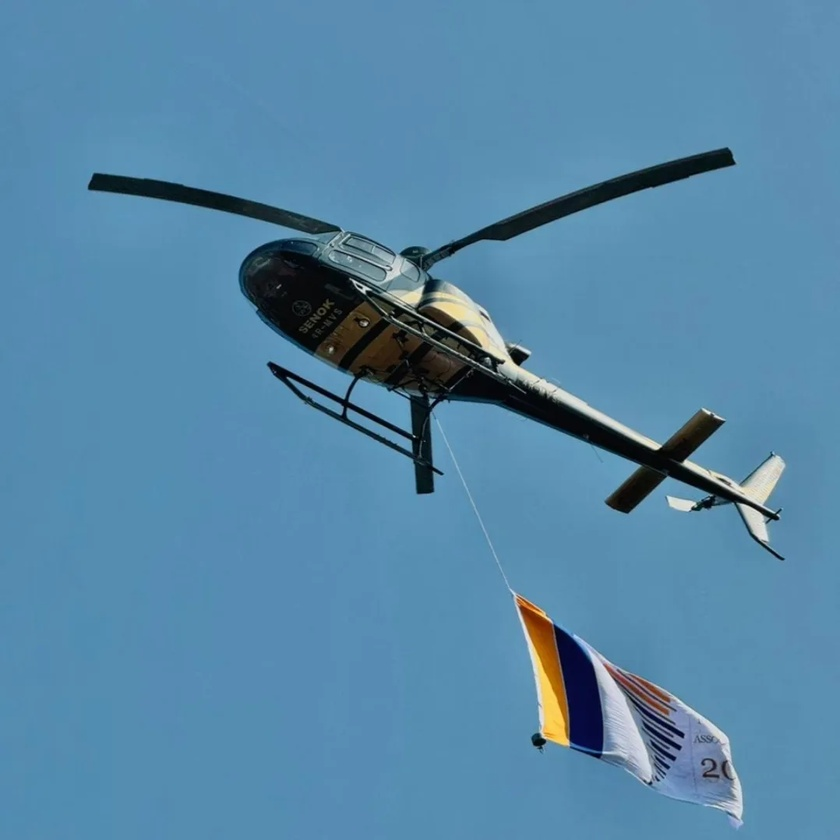
#> input picture image1.jpg, 840 x 840 px, shrunk from 1078 x 1078 before the run
$ python draw.py
#> lines starting #> are read from the running program, lines starting #| are printed output that depends on the picture; after the words box and inside, x2 and y2 are one past the last pixel; in counts of white or black regions, pixels touching at a corner belong together
import cv2 as cv
import matplotlib.pyplot as plt
import numpy as np

img = cv.imread("image1.jpg")
#> img is the input picture: shape (840, 840, 3); mean B, G, R 166.3, 134.6, 86.2

if img is None:
    print("Error: Could not read the image. Check the file path.")
else:
    cv.imshow("image", img)

    # Creating the mask shape
    # The mask must be a single-channel, grayscale image
    blank = np.zeros(img.shape[:2], dtype="uint8")
    # Corrected dimensions for the rectangle
    masked_shape = cv.rectangle(blank, (500, 500), (img.shape[1] // 4, img.shape[0] // 4), 255, -1)
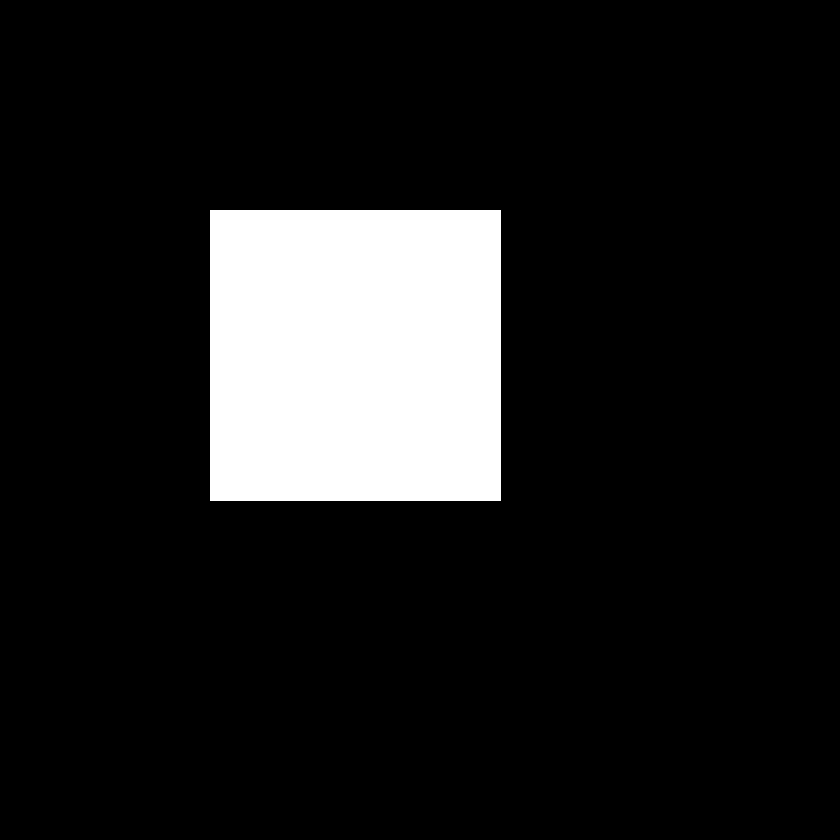
#> blank: shape (840, 840); 12% white; 1 white region, box (x1, y1, x2, y2) and area: (210, 210, 501, 501) 84681

    # Creating grayscale image
    gray = cv.cvtColor(img, cv.COLOR_BGR2GRAY)
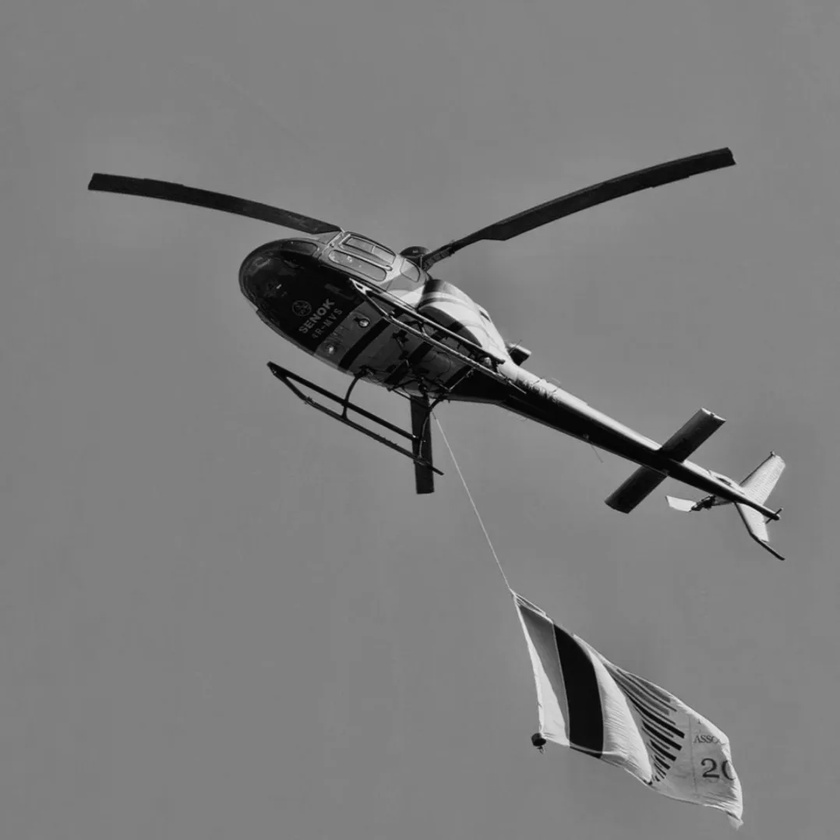
#> gray: shape (840, 840); min 0, max 236, mean 123.7
    cv.imshow("gray",gray)

    # Masking the image
    masked = cv.bitwise_and(img, img, mask=masked_shape)
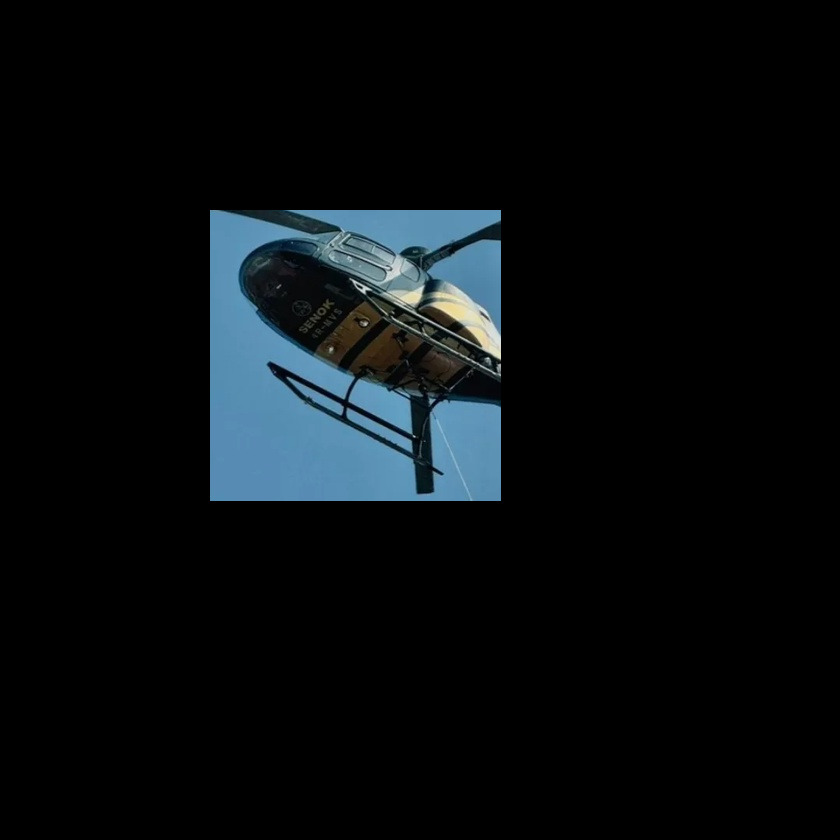
#> masked: shape (840, 840, 3); mean B, G, R 15.3, 12.9, 8.7
    cv.imshow("masked", masked)

    # The `mask` parameter in `cv.calcHist` must be the mask itself,
    # not the masked image. The masked image is for display purposes.
    gray_hist = cv.calcHist([gray], [0], masked_shape, [256], [0, 256])
#> gray_hist = 256 values, max 7032 at index 128, min 0 at index 228, mean 330.8

    plt.figure()
    plt.title("Masked Grayscale Histogram")
    plt.xlabel("Bins")
    plt.ylabel("# of pixels")
    plt.plot(gray_hist)
    plt.xlim([0, 256])

    plt.show()
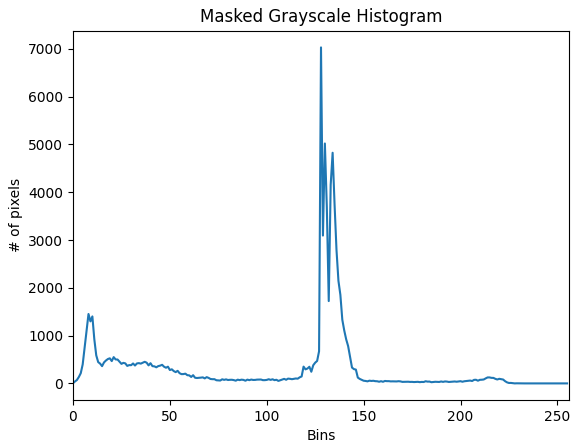
#> figure drawn by matplotlib, 1 panel; curve peaks at x = 128, y = 7032

    # # --- Uncommented and Fixed Color Histogram section ---

    plt.figure()
    plt.title("Color Histogram (BGR)")
    plt.xlabel("Bins")
    plt.ylabel("# of pixels")
    colors = ("b", "g", "r") # OpenCV's default color order is BGR
    for i, col in enumerate(colors):
        # We calculate the histogram on the original color image
        hist = cv.calcHist([img], [i], masked_shape, [256], [0, 256])
        plt.plot(hist, color=col)
        plt.xlim([0, 256])

    plt.show()
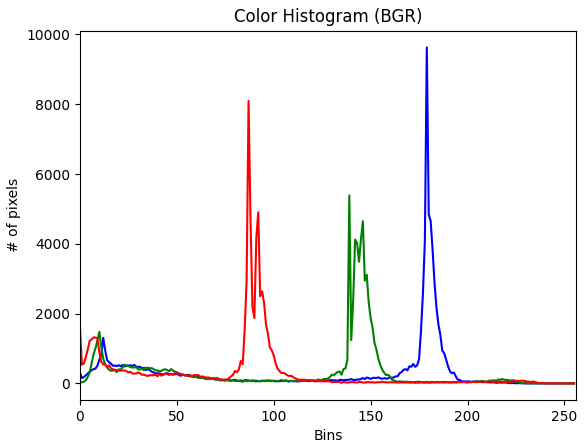
#> figure drawn by matplotlib, 1 panel; curve peaks at x = 179, y = 9629; curve peaks at x = 139, y = 5385; curve peaks at x = 87, y = 8094

    cv.waitKey(0)
    cv.destroyAllWindows()

$ run again, with image2.jpg copied over image1.jpg
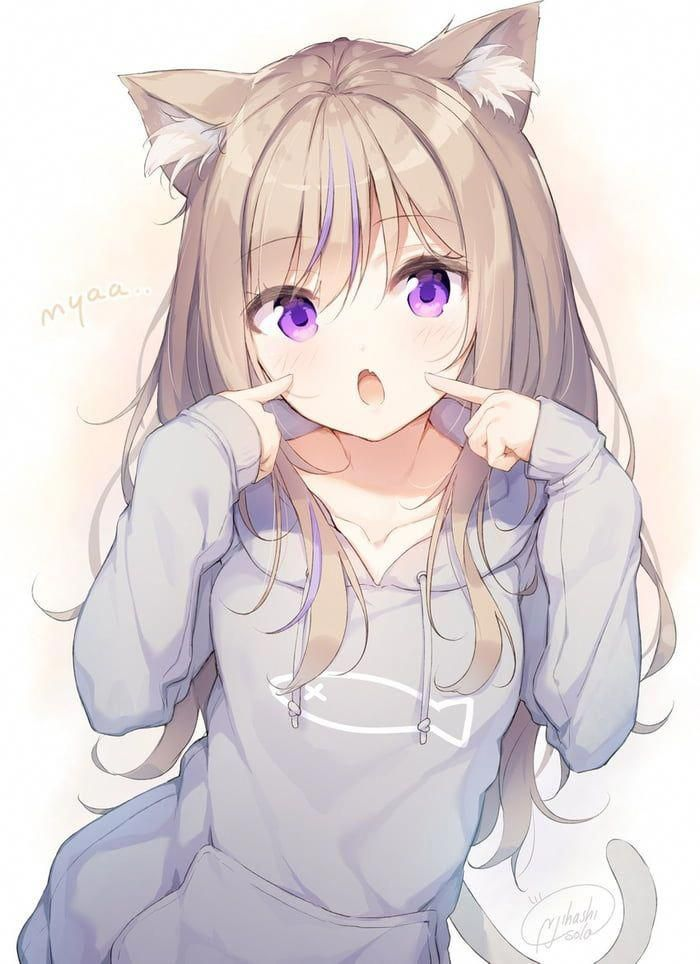
#> input picture image2.jpg, 700 x 964 px
#> img is the input picture: shape (964, 700, 3); mean B, G, R 212.7, 212.2, 221.7
#> `masked_shape = cv.rectangle(blank, (500, 500), (img.shape[1] // 4, img..`:
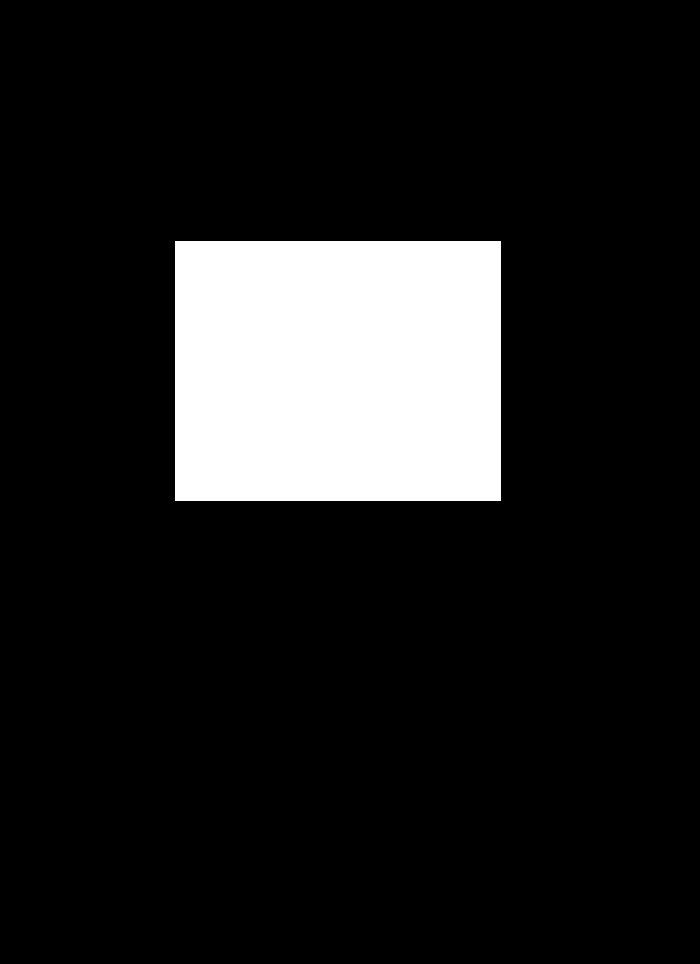
#> blank: shape (964, 700); 12.6% white; 1 white region, box (x1, y1, x2, y2) and area: (175, 241, 501, 501) 84760
#> gray_hist = 256 values, max 3849 at index 246, min 0 at index 0, mean 331.1
#> `plt.show()`:
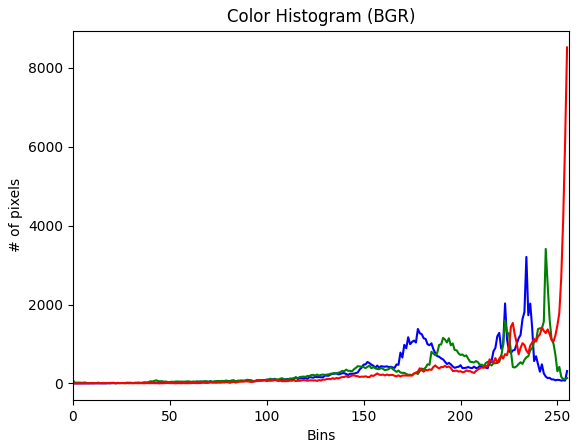
#> figure drawn by matplotlib, 1 panel; curve peaks at x = 234, y = 3206; curve peaks at x = 244, y = 3409; curve peaks at x = 255, y = 8518

$ run again, with image6.jpg copied over image1.jpg
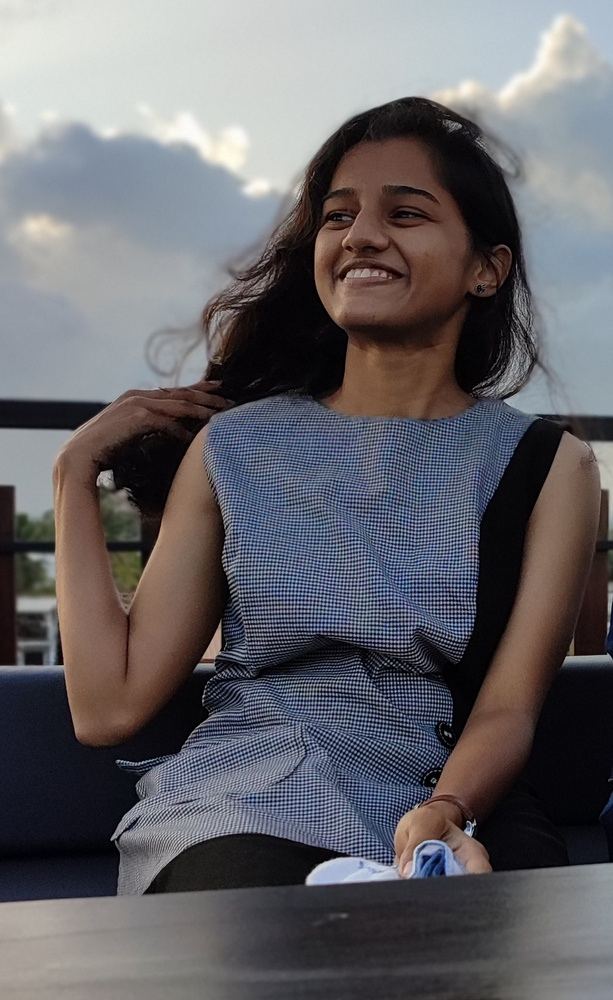
#> input picture image6.jpg, 613 x 1000 px, shrunk from 1257 x 2050 before the run
#> img is the input picture: shape (1000, 613, 3); mean B, G, R 103.9, 99.8, 101.7
#> `masked_shape = cv.rectangle(blank, (500, 500), (img.shape[1] // 4, img..`:
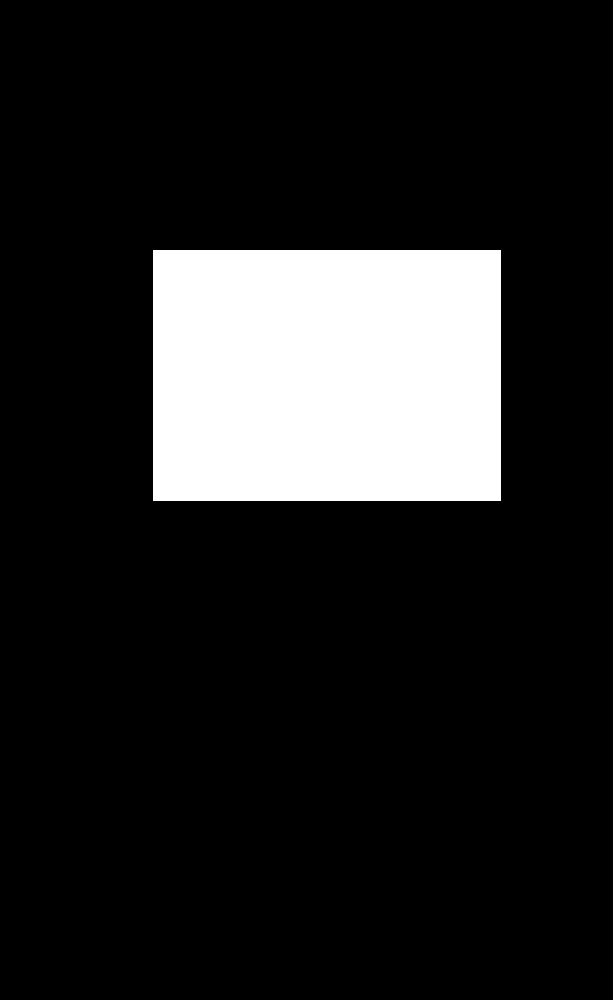
#> blank: shape (1000, 613); 14.2% white; 1 white region, box (x1, y1, x2, y2) and area: (153, 250, 501, 501) 87348
#> gray_hist = 256 values, max 3655 at index 5, min 0 at index 180, mean 341.2
#> `plt.show()`:
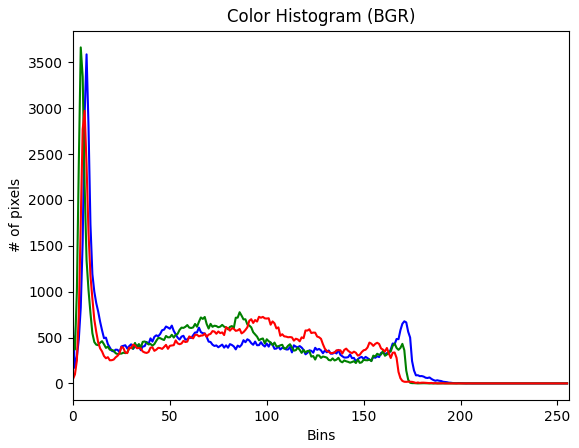
#> figure drawn by matplotlib, 1 panel; curve peaks at x = 7, y = 3587; curve peaks at x = 4, y = 3663; curve peaks at x = 6, y = 2972
